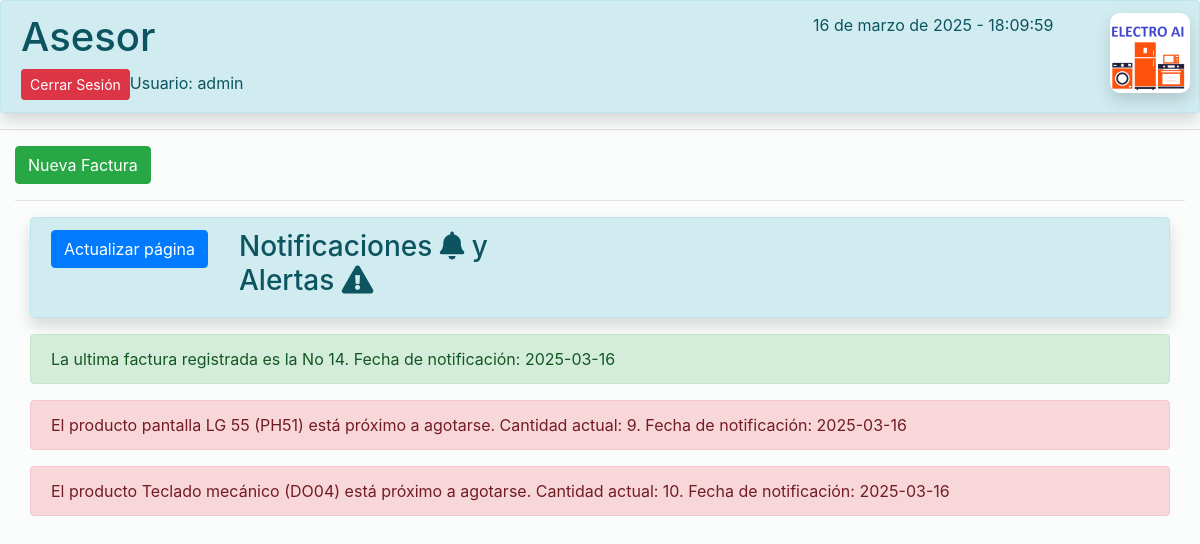
The page /vistas/inicio_operador.php (signed in) on the database its author committed.
### tables this page shows
CREATE TABLE `facturas` (
  `id_factura` int(11) NOT NULL AUTO_INCREMENT,
  `no_factura` int(150) NOT NULL,
  `estado` varchar(15) NOT NULL DEFAULT 'Cerrada',
  `fecha_factura` datetime NOT NULL DEFAULT current_timestamp(),
  `fecha_anulacion` datetime DEFAULT NULL,
  `descripcion_anulacion` varchar(200) DEFAULT NULL,
  `doc_cliente` varchar(10) NOT NULL,
  `nom_cliente` varchar(50) NOT NULL,
  `asesor` varchar(14) NOT NULL,
  `caja` varchar(2) NOT NULL,
  `forma_de_pago` varchar(15) NOT NULL,
  `total_venta_con_iva` varchar(10) NOT NULL,
  `doc_factura` varchar(200) NOT NULL DEFAULT 'C:\\Users\\GalleOso\\Documents\\Facturas',
  PRIMARY KEY (`id_factura`)
);

CREATE TABLE `productos` (
  `id_producto` int(11) NOT NULL AUTO_INCREMENT,
  `ref_producto` varchar(15) NOT NULL,
  `descripcion_producto` varchar(50) NOT NULL,
  `cat_producto` varchar(20) NOT NULL DEFAULT 'TECNOLOGIA',
  `valor_producto` varchar(10) NOT NULL,
  `unidades_producto` int(11) NOT NULL,
  PRIMARY KEY (`id_producto`)
);

### vistas/inicio_operador.php (the view, shortened to what this page needs)
<?php
include '../conexion/conexion.php';
?>
<!DOCTYPE html>
<head>
    <html lang="es">
    <head>
        <link href="https://stackpath.bootstrapcdn.com/bootstrap/4.5.2/css/bootstrap.min.css" rel="stylesheet">
        <link rel="stylesheet" href="https://cdnjs.cloudflare.com/ajax/libs/font-awesome/5.15.4/css/all.min.css">
    </head>
<body>
    <div class="container-fluid alert alert-info sombra">
        <div class="row">
            <div class="col-8">
                <h1>Asesor</h1><a href="../conexion/cerrar_sesion.php" class="btn btn-danger btn-sm">Cerrar
                    Sesión</a><span></span><?php echo "Usuario: ".$_SESSION['usuario'];?>
            </div>
            <div class="col-3">
                <p id="fechaHora"></p>
            </div>
            <div class="col-1">
                <div class="logo-container">
                    <img src="../img/presentacion.png" alt="Logo de la empresa" class="logo"
                        style="width: 80px; height: auto;">
                </div>
            </div>
        </div>
    </div>
    <hr>
    <div class="container-fluid">
        <a href="factura_borrador.php" class="btn btn-success">Nueva Factura</a>
        <hr>
        <div class="container-fluid">
            <div class="alert alert-info sombra">
                <div class="row">
                    <div class="col-2">
                        <a href="#" class="btn btn-primary" onclick="location.reload();">Actualizar página</a>
                    </div>
                    <div class="col-4">
                        <h3>Notificaciones <i class="fas fa-bell"></i>
                            y Alertas <i class="fas fa-exclamation-triangle"></i>
                        </h3>
                    </div>
                </div>
            </div>
            <?php
  $sql_4 = "SELECT * FROM facturas WHERE no_factura = (SELECT MAX(no_factura) FROM facturas)";
  $resultado_4 = mysqli_query($conexion, $sql_4);
if ($resultado_4->num_rows > 0) {
    while ($fila = $resultado_4->fetch_assoc()) {
        $fecha_notificacion = date('Y-m-d');
        $timestamp = strtotime($fecha_notificacion);
        $fecha_formateada = date('Y-m-d', $timestamp);
        echo '<div class="alert alert-success" role="alert">';
        echo 'La ultima factura registrada es la No ' . $fila["no_factura"] . '. Fecha de notificación: ' . $fecha_formateada;
        echo '</div>';
    }
} else {
    echo '<div class="alert alert-success" role="alert">';
    echo "No se encontraron productos agotados.";
}
?>
            <?php
$sql = "SELECT ref_producto, descripcion_producto, unidades_producto FROM productos WHERE unidades_producto <= 10";
$resultado = $conexion->query($sql);
if ($resultado->num_rows > 0) {
    while ($fila = $resultado->fetch_assoc()) {
        $fecha_notificacion = date('Y-m-d');
        $timestamp = strtotime($fecha_notificacion);
        $fecha_formateada = date('Y-m-d', $timestamp);
        echo '<div class="alert alert-danger" role="alert">';
        echo 'El producto ' . $fila["descripcion_producto"] . ' (' . $fila["ref_producto"] . ') está próximo a agotarse. Cantidad actual: ' . $fila["unidades_producto"] . '. Fecha de notificación: ' . $fecha_formateada;
        echo '</div>';
    }
} else {
    echo '<div class="alert alert-success" role="alert">';
    echo "No se encontraron productos agotados.";
}
?>
</body>
</html>

### vistas/inicio_operador.php (style rules this page uses)
body { background-color: #fbfcfc; }
.sombra { box-shadow: 0 0.5rem 1rem rgba(0, 0, 0, 0.15); }
.logo { width: 150px; height: auto; border-radius: 10px; box-shadow: 0 0.5rem 1rem rgba(0, 0, 0, 0.15); }

### rows shown on the page
facturas: no_factura "14"
productos: descripcion_producto "pantalla LG 55", ref_producto "PH51", unidades_producto "9"
productos: descripcion_producto "Teclado mecánico", ref_producto "DO04", unidades_producto "10"

### other values the page prints
$_SESSION['usuario'] "admin"
